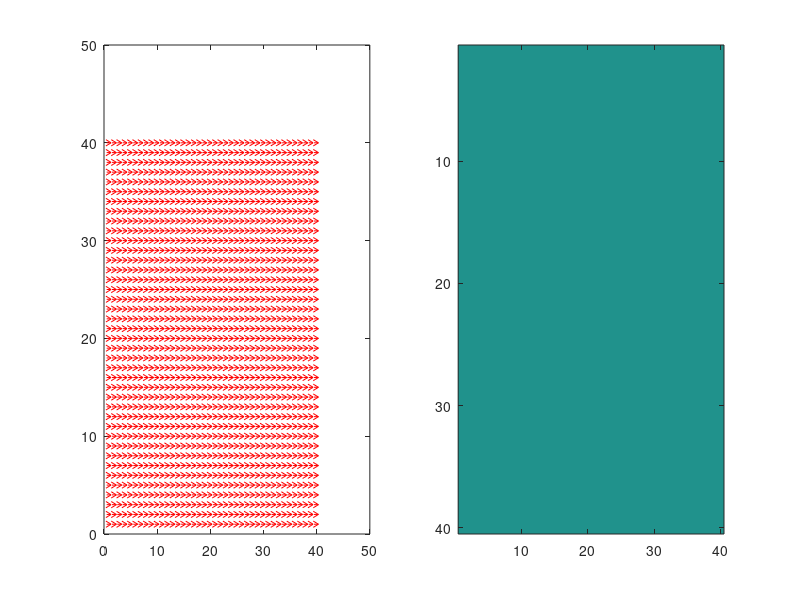

The MATLAB source for this figure: (Note: this script raises an error after producing the figure.)
% 2D XY model, using time evolution method to calculate physical observable
% of finite tempature 

clear;
% close all;
clc;
format long
tic;

myseed = 2;
rng(myseed)

T_max = 1000;
dt = 1e-2;
M = 100;
t = 0:M*dt:T_max;
nt = length(t);

L = 40;
x = 1:L;
nx = length(x);
J = -1;
eta = 0.1;
theta = 1;
% driven = [1/2,1/4];
% driven = [2,3];
driven = [2,4];
period = 4;

phi = zeros(L,L,2);
% phi(:,:,1) = 2*pi*ones(nx);
% phi(:,:,1) = 2*pi*rand(nx);
vortex = zeros(L,L,nt);

titlename = strcat('\eta = ',num2str(eta), ',\theta = ',num2str(theta));
figure('Name',titlename);
set(gcf, 'position', [250 70 1600 800]);
len = 1;
u = cos(phi(:,:,1));
v = sin(phi(:,:,1));
xx = x.*ones(1,L) - u/2;
yy = x'.*ones(L,1) - v/2;
subplot(1,2,1)
h1 = quiver(xx,yy,u,v,0.6,'color','r','MaxHeadSize',0.7);
subplot(1,2,2)
% vortex_p = zeros(L+1);
% vortex_p(1:L,1:L) = vortex(:,:,1);
h2 = image(vortex(:,:,1),'CDataMapping','scaled');
set(gca,'CLim',[-1,1])


count = 2;
for i = 2:round(T_max/dt)+1
    phi = Heun_step(phi, dt, -driven(mod(floor(i*dt/period),2)+1), eta, theta);
    % phi = Heun_step(phi, dt, J, eta, driven(mod(floor(i*dt/period),2)+1));
%     phi = myFTCS(phi, dt, J, eta, 0);
    if mod(i+1,M) == 0
        vortex(:,:,count) = cal_vor(phi(:,:,1));
        u = cos(phi(:,:,1));
        v = sin(phi(:,:,1));
        xx = x.*ones(1,L) - u/2;
        yy = x'.*ones(L,1) - v/2;
        h1.XData = xx;
        h1.YData = yy;
        h1.UData = u;
        h1.VData = v;
        % vortex_p(1:L,1:L) = vortex(:,:,count);
        h2.CData = vortex(:,:,count);
        drawnow
        pause(0.05)
        count = count + 1;
    end
end

toc;

function y = myFTCS(phi, dt, J, eta, field)
c1 = f(phi, J, eta, field);
c2 = f(phi+c1*dt/2, J, eta, field);
c3 = f(phi+c2*dt/2, J, eta, field);
c4 = f(phi+c3*dt, J, eta, field);
y = phi + dt*(c1+2*c2+2*c3+c4)/6;
end

function y = Heun_step(phi, dt, J, eta, theta)
L = length(phi);
field = randn(L)*sqrt(2*eta*theta/dt);
z = phi + dt*f(phi, J, eta, field);
y = phi + dt*f((phi+z)/2, J, eta, field);
end

function y = f(x, J, eta, field)
y = x;
phi = x(:,:,1);
dphi = x(:,:,2);
y(:,:,1) = dphi;

diff_l = sin(phi-circshift(phi,1,1));
diff_r = -circshift(diff_l,-1,1);
diff_u = sin(phi-circshift(phi,1,2));
diff_d = -circshift(diff_u,-1,2);
tau = diff_l + diff_r + diff_u + diff_d;
% tau = sin(phi-circshift(phi,1,1)) + sin(phi-circshift(phi,-1,1)) + sin(phi-circshift(phi,1,2)) + sin(phi-circshift(phi,-1,2));
y(:,:,2) = -eta*dphi + J*tau + field;
end

function y = cal_corre(phi)
L = length(phi);
y = zeros(L,1);
for i = 1:L
    diff_l = cos(phi-circshift(phi,i,1));
    diff_r = circshift(diff_l,-i,1);
    diff_u = cos(phi-circshift(phi,i,2));
    diff_d = circshift(diff_u,-i,2);
    y(i) = sum(diff_l + diff_r + diff_u + diff_d,'all')/(4*L^2);
%     y(i) = sum(cos(phi-circshift(phi,i,1)) + cos(phi-circshift(phi,-i,1)) + cos(phi-circshift(phi,i,2)) + cos(phi-circshift(phi,-i,2)),'all')/(4*L^2);
end
end

% function y = cal_vor(phi)
% diff_l = phi-circshift(phi,1,1);
% diff_l = atan2(sin(diff_l),cos(diff_l));
% diff_r = -circshift(diff_l,-2,1);
% diff_u = phi-circshift(phi,1,2);
% diff_u = atan2(sin(diff_u),cos(diff_u));
% diff_d = -circshift(diff_u,-2,2);
% y = diff_l + diff_r + diff_u + diff_d;
% y = y/pi;
% end

% function y = cal_vor(phi)
% phi = phi/pi;
% diff_l = circshift(phi,1,1);
% diff_r = circshift(phi,-1,1);
% diff_u = circshift(phi,1,2);
% diff_d = circshift(phi,-1,2);
% d1 = mod(diff_l - diff_u + 1,2)-1;
% d2 = mod(diff_u - diff_r + 1,2)-1;
% d3 = mod(diff_r - diff_d + 1,2)-1;
% d4 = mod(diff_d - diff_l + 1,2)-1;
% y = d1+d2+d3+d4;
% end

function y = cal_vor(phi)
phi = phi/pi;
diff1 = circshift(phi,1,1);
diff2 = circshift(phi,[1,1]);
diff3 = circshift(phi,1,2);
d1 = mod(phi - diff1 + 1,2)-1;
d2 = mod(diff1 - diff2 + 1,2)-1;
d3 = mod(diff2 - diff3 + 1,2)-1;
d4 = mod(diff3 - phi + 1,2)-1;
y = d1+d2+d3+d4;
end